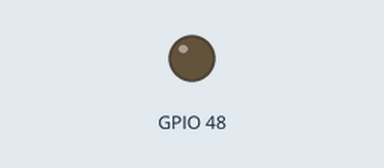
This sketch was run on a simulated Seeed XIAO ESP32-C3. Shown: output pins drawn as LEDs (lit = HIGH). WiFi joins after 1.5 s; servers stay silent unless stated; uploads are accepted with an empty reply; the local clock reads 2024-03-15 10:24:30 at power-on unless the sketch sets it; random numbers use the default seed unless the sketch sets one; what the sketch prints to the serial monitor is not drawn.

Above: at 6.9 s.
At 10.71 s:
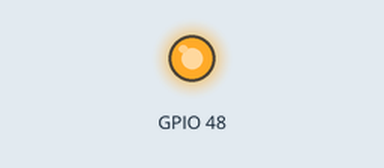
Timing chart, 0 to 16.6 s (numbered marks = the images above):
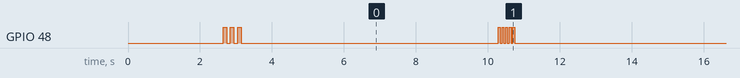

The sketch:

seeed_xiao_vecna.ino
```cpp
/*
 * ============================================================================
 *  VECNA - Seeed Studio XIAO ESP32 Telemetry Sender
 * ============================================================================
 *
 *  This code runs on Seeed Studio XIAO ESP32C3/S3 to send cold-chain
 *  telemetry data to the VECNA dashboard via WiFi.
 *
 *  Hardware Connections:
 *  - DHT22/AM2302 Temperature Sensor → D2 (GPIO2)
 *  - GPS Module (NEO-6M) → RX=D7, TX=D6 (or software serial)
 *  - Optional: Battery monitoring via ADC
 *
 *  Author: VECNA Project
 *  Date: January 2026
 *
 * ============================================================================
 */

#include <WiFi.h>
#include <HTTPClient.h>
#include <ArduinoJson.h>
#include <time.h>

// ============================================================================
//  CONFIGURATION - UPDATE THESE VALUES!
// ============================================================================

// WiFi Credentials
const char* WIFI_SSID = "YOUR_WIFI_SSID";           // <-- Change this!
const char* WIFI_PASSWORD = "YOUR_WIFI_PASSWORD";   // <-- Change this!

// VECNA Server Configuration
const char* SERVER_IP = "192.168.1.100";            // <-- Change to your PC's IP!
const int SERVER_PORT = 5000;
String API_ENDPOINT = "/api/v1/telemetry";

// Device Configuration
const char* GATEWAY_ID = "TRUCK-402";               // Unique truck identifier
const char* TRIP_ID_PREFIX = "TRIP-CHICKEN";        // Trip ID prefix
const char* NODE_ID = "CHICKEN-PKG-001";            // Sensor node ID
const char* PRODUCT_TYPE = "Chicken Package";       // Product being monitored

// Timing Configuration
const unsigned long SEND_INTERVAL_MS = 10000;       // Send data every 10 seconds
const unsigned long WIFI_TIMEOUT_MS = 20000;        // WiFi connection timeout

// NTP Configuration (for accurate timestamps)
const char* NTP_SERVER = "pool.ntp.org";
const long GMT_OFFSET_SEC = 19800;                  // IST = UTC + 5:30 (19800 seconds)
const int DAYLIGHT_OFFSET_SEC = 0;

// ============================================================================
//  PIN DEFINITIONS
// ============================================================================

// For XIAO ESP32C3
#define TEMP_SENSOR_PIN   D2    // DHT22 Data Pin
#define BATTERY_ADC_PIN   D0    // Battery voltage divider (optional)
#define LED_BUILTIN_PIN   D10   // Onboard LED (varies by board)

// GPS Serial (if using hardware serial)
#define GPS_RX_PIN        D7
#define GPS_TX_PIN        D6

// ============================================================================
//  GLOBAL VARIABLES
// ============================================================================

unsigned long lastSendTime = 0;
int frameCount = 0;
bool wifiConnected = false;

// Simulated/Default values (replace with actual sensor readings)
float currentLatitude = 13.0827;    // Chennai default
float currentLongitude = 80.2707;
float currentSpeed = 0.0;
int currentHeading = 0;
int satellites = 0;

// ============================================================================
//  SENSOR SIMULATION (Replace with actual sensor code)
// ============================================================================

// Temperature reading (simulated - replace with DHT22/DS18B20 code)
float readTemperature() {
  // =========================================
  // TODO: Replace with actual sensor reading!
  // =========================================
  // For DHT22:
  // return dht.readTemperature();

  // For DS18B20:
  // sensors.requestTemperatures();
  // return sensors.getTempCByIndex(0);

  // Simulated temperature (2-5°C normal range for chicken)
  float baseTemp = 3.5;
  float variation = (random(-10, 15)) / 10.0;  // -1.0 to +1.5
  return baseTemp + variation;
}

// Battery percentage (simulated - replace with ADC reading)
int readBatteryPercent() {
  // =========================================
  // TODO: Replace with actual battery reading!
  // =========================================
  // Example for voltage divider on ADC:
  // int adcValue = analogRead(BATTERY_ADC_PIN);
  // float voltage = (adcValue / 4095.0) * 3.3 * 2;  // Assuming 1:1 divider
  // return map(voltage * 100, 320, 420, 0, 100);    // 3.2V=0%, 4.2V=100%

  return random(75, 100);
}

// Gateway battery (mV)
int readGatewayBatteryMv() {
  return random(3600, 4200);
}

// Signal strength (simulated based on WiFi RSSI)
int getSignalStrength() {
  if (WiFi.status() == WL_CONNECTED) {
    return WiFi.RSSI();
  }
  return -80;
}

// Uptime in seconds
unsigned long getUptimeSeconds() {
  return millis() / 1000;
}

// CPU temperature (ESP32 internal)
float getCpuTemperature() {
  // ESP32 internal temp sensor (approximate)
  return temperatureRead();  // Built-in function
}

// ============================================================================
//  GPS FUNCTIONS (Simulated - Replace with TinyGPS++ code)
// ============================================================================

void updateGPSData() {
  // =========================================
  // TODO: Replace with actual GPS reading!
  // =========================================
  // Using TinyGPS++:
  // while (gpsSerial.available() > 0) {
  //   if (gps.encode(gpsSerial.read())) {
  //     if (gps.location.isValid()) {
  //       currentLatitude = gps.location.lat();
  //       currentLongitude = gps.location.lng();
  //     }
  //     if (gps.speed.isValid()) {
  //       currentSpeed = gps.speed.kmph();
  //     }
  //     if (gps.course.isValid()) {
  //       currentHeading = (int)gps.course.deg();
  //     }
  //     satellites = gps.satellites.value();
  //   }
  // }

  // Simulated GPS movement
  currentLatitude += (random(-100, 100) / 100000.0);
  currentLongitude += (random(-100, 100) / 100000.0);
  currentSpeed = random(40, 80);
  currentHeading = random(0, 359);
  satellites = random(6, 12);
}

// ============================================================================
//  TIMESTAMP FUNCTION
// ============================================================================

String getISOTimestamp() {
  struct tm timeinfo;
  if (!getLocalTime(&timeinfo)) {
    // Fallback if NTP not synced
    return "2026-01-21T00:00:00Z";
  }

  char buffer[30];
  strftime(buffer, sizeof(buffer), "%Y-%m-%dT%H:%M:%SZ", &timeinfo);
  return String(buffer);
}

String getTodayTripId() {
  struct tm timeinfo;
  if (!getLocalTime(&timeinfo)) {
    return String(TRIP_ID_PREFIX) + "-20260121";
  }

  char buffer[20];
  strftime(buffer, sizeof(buffer), "%Y%m%d", &timeinfo);
  return String(TRIP_ID_PREFIX) + "-" + String(buffer);
}

// ============================================================================
//  WIFI CONNECTION
// ============================================================================

bool connectWiFi() {
  Serial.println("\n----------------------------------------");
  Serial.println("  Connecting to WiFi...");
  Serial.print("  SSID: ");
  Serial.println(WIFI_SSID);
  Serial.println("----------------------------------------");

  WiFi.mode(WIFI_STA);
  WiFi.begin(WIFI_SSID, WIFI_PASSWORD);

  unsigned long startTime = millis();
  int dots = 0;

  while (WiFi.status() != WL_CONNECTED) {
    delay(500);
    Serial.print(".");
    dots++;

    if (dots % 40 == 0) Serial.println();

    if (millis() - startTime > WIFI_TIMEOUT_MS) {
      Serial.println("\n  [ERROR] WiFi connection timeout!");
      return false;
    }
  }

  Serial.println("\n");
  Serial.println("  ✓ WiFi Connected!");
  Serial.print("  IP Address: ");
  Serial.println(WiFi.localIP());
  Serial.print("  Signal Strength: ");
  Serial.print(WiFi.RSSI());
  Serial.println(" dBm");
  Serial.println("----------------------------------------\n");

  return true;
}

// ============================================================================
//  BUILD JSON PAYLOAD
// ============================================================================

String buildTelemetryPayload() {
  // Create JSON document
  StaticJsonDocument<1024> doc;

  // Basic info
  doc["gateway_id"] = GATEWAY_ID;
  doc["trip_id"] = getTodayTripId();
  doc["timestamp"] = getISOTimestamp();

  // Location data
  JsonObject location = doc.createNestedObject("location");
  location["lat"] = currentLatitude;
  location["lng"] = currentLongitude;
  location["speed_kmh"] = currentSpeed;
  location["heading_deg"] = currentHeading;
  location["satellites"] = satellites;

  // Gateway health
  JsonObject health = doc.createNestedObject("gateway_health");
  health["battery_mv"] = readGatewayBatteryMv();
  health["signal_strength_dbm"] = getSignalStrength();
  health["uptime_seconds"] = getUptimeSeconds();
  health["cpu_temp_c"] = getCpuTemperature();

  // Cargo sensors (single chicken package sensor)
  JsonArray sensors = doc.createNestedArray("cargo_sensors");
  JsonObject sensor1 = sensors.createNestedObject();
  sensor1["node_id"] = NODE_ID;
  sensor1["product_type"] = PRODUCT_TYPE;
  sensor1["temp_c"] = readTemperature();
  sensor1["battery_pct"] = readBatteryPercent();
  sensor1["link_quality"] = random(-75, -55);  // BLE RSSI simulation

  // Serialize to string
  String payload;
  serializeJson(doc, payload);

  return payload;
}

// ============================================================================
//  SEND TELEMETRY TO SERVER
// ============================================================================

bool sendTelemetry() {
  if (WiFi.status() != WL_CONNECTED) {
    Serial.println("[WARN] WiFi not connected. Attempting reconnect...");
    if (!connectWiFi()) {
      return false;
    }
  }

  // Build the URL
  String url = "http://" + String(SERVER_IP) + ":" + String(SERVER_PORT) + API_ENDPOINT;

  // Update GPS data
  updateGPSData();

  // Build payload
  String payload = buildTelemetryPayload();

  Serial.println("========================================");
  Serial.println("  SENDING TELEMETRY DATA");
  Serial.println("========================================");
  Serial.print("  URL: ");
  Serial.println(url);
  Serial.println("  Payload:");

  // Pretty print the JSON
  StaticJsonDocument<1024> doc;
  deserializeJson(doc, payload);
  serializeJsonPretty(doc, Serial);
  Serial.println("\n");

  // Send HTTP POST request
  HTTPClient http;
  http.begin(url);
  http.addHeader("Content-Type", "application/json");
  http.setTimeout(10000);  // 10 second timeout

  int httpCode = http.POST(payload);
  String response = http.getString();

  Serial.print("  Response Code: ");
  Serial.println(httpCode);

  if (httpCode == 201) {
    Serial.println("  ✓ SUCCESS! Data sent to dashboard.");

    // Parse response
    StaticJsonDocument<512> respDoc;
    DeserializationError error = deserializeJson(respDoc, response);

    if (!error) {
      int frameId = respDoc["data"]["frame_id"] | 0;
      int sensorsProcessed = respDoc["data"]["sensors_processed"] | 0;
      int alertsGenerated = respDoc["data"]["alerts_generated"] | 0;

      Serial.print("  Frame ID: ");
      Serial.println(frameId);
      Serial.print("  Sensors Processed: ");
      Serial.println(sensorsProcessed);
      Serial.print("  Alerts Generated: ");
      Serial.println(alertsGenerated);
    }

    frameCount++;
    http.end();
    Serial.println("========================================\n");
    return true;

  } else {
    Serial.print("  ✗ FAILED! Error: ");
    Serial.println(response);
    http.end();
    Serial.println("========================================\n");
    return false;
  }
}

// ============================================================================
//  LED STATUS INDICATOR
// ============================================================================

void blinkLED(int times, int delayMs) {
  for (int i = 0; i < times; i++) {
    digitalWrite(LED_BUILTIN, HIGH);
    delay(delayMs);
    digitalWrite(LED_BUILTIN, LOW);
    delay(delayMs);
  }
}

// ============================================================================
//  SETUP
// ============================================================================

void setup() {
  // Initialize serial
  Serial.begin(115200);
  delay(1000);

  // Welcome message
  Serial.println("\n");
  Serial.println("╔════════════════════════════════════════════════════════╗");
  Serial.println("║                                                        ║");
  Serial.println("║   ██╗   ██╗███████╗ ██████╗███╗   ██╗ █████╗           ║");
  Serial.println("║   ██║   ██║██╔════╝██╔════╝████╗  ██║██╔══██╗          ║");
  Serial.println("║   ██║   ██║█████╗  ██║     ██╔██╗ ██║███████║          ║");
  Serial.println("║   ╚██╗ ██╔╝██╔══╝  ██║     ██║╚██╗██║██╔══██║          ║");
  Serial.println("║    ╚████╔╝ ███████╗╚██████╗██║ ╚████║██║  ██║          ║");
  Serial.println("║     ╚═══╝  ╚══════╝ ╚═════╝╚═╝  ╚═══╝╚═╝  ╚═╝          ║");
  Serial.println("║                                                        ║");
  Serial.println("║         Cold Chain Monitoring - Seeed XIAO             ║");
  Serial.println("║                                                        ║");
  Serial.println("╚════════════════════════════════════════════════════════╝");
  Serial.println();

  // Initialize LED
  pinMode(LED_BUILTIN, OUTPUT);
  digitalWrite(LED_BUILTIN, LOW);

  // Print configuration
  Serial.println("Configuration:");
  Serial.print("  Gateway ID: ");
  Serial.println(GATEWAY_ID);
  Serial.print("  Server: ");
  Serial.print(SERVER_IP);
  Serial.print(":");
  Serial.println(SERVER_PORT);
  Serial.print("  Send Interval: ");
  Serial.print(SEND_INTERVAL_MS / 1000);
  Serial.println(" seconds");
  Serial.println();

  // Connect to WiFi
  if (connectWiFi()) {
    wifiConnected = true;
    blinkLED(3, 100);  // Success blink

    // Initialize NTP
    Serial.println("Syncing time with NTP server...");
    configTime(GMT_OFFSET_SEC, DAYLIGHT_OFFSET_SEC, NTP_SERVER);

    // Wait for time sync
    struct tm timeinfo;
    int attempts = 0;
    while (!getLocalTime(&timeinfo) && attempts < 10) {
      delay(500);
      attempts++;
    }

    if (attempts < 10) {
      Serial.print("  Time synced: ");
      Serial.println(getISOTimestamp());
    } else {
      Serial.println("  [WARN] NTP sync failed, using fallback time");
    }

    // Send initial data
    Serial.println("\nSending initial telemetry...");
    sendTelemetry();

  } else {
    blinkLED(10, 50);  // Error blink
  }

  Serial.println("\n========================================");
  Serial.println("  VECNA Gateway Started!");
  Serial.println("  Monitoring chicken package container...");
  Serial.println("========================================\n");
}

// ============================================================================
//  MAIN LOOP
// ============================================================================

void loop() {
  // Check if it's time to send data
  unsigned long currentTime = millis();

  if (currentTime - lastSendTime >= SEND_INTERVAL_MS) {
    lastSendTime = currentTime;

    // Send telemetry
    if (sendTelemetry()) {
      blinkLED(1, 50);  // Quick success blink
    } else {
      blinkLED(5, 50);  // Error blink
    }

    // Print stats
    Serial.print("Total frames sent: ");
    Serial.println(frameCount);
    Serial.print("Uptime: ");
    Serial.print(getUptimeSeconds());
    Serial.println(" seconds");
    Serial.print("Free heap: ");
    Serial.print(ESP.getFreeHeap());
    Serial.println(" bytes\n");
  }

  // Small delay to prevent watchdog issues
  delay(100);
}

// ============================================================================
//  END OF CODE
// ============================================================================
```

Measured:
- by itself, GPIO 48: HIGH → LOW at 2.7 s, → HIGH 0.10 s later, → LOW 0.10 s later, → HIGH 0.10 s later, … (125 changes in this stretch)
- by itself, everything shown: repeats every 10.1 s, in 4 steps
